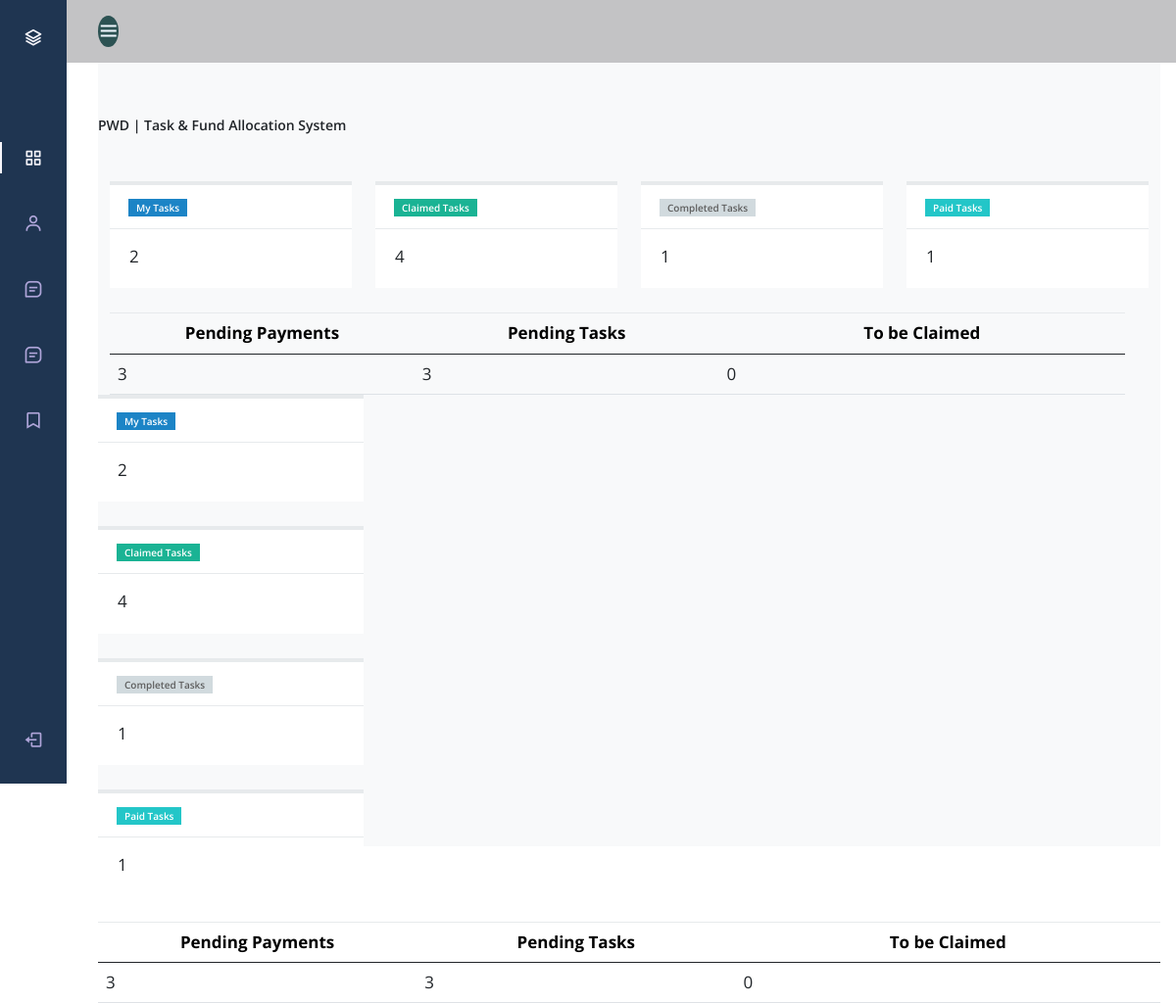
Page /manage_task.php (signed in) on the committed database.
### tables this page shows
CREATE TABLE `mytasks` (
  `id` int(11) NOT NULL,
  `task_id` int(11) NOT NULL,
  `user_id` int(11) NOT NULL,
  `application_status` int(11) NOT NULL,
  `completion_status` int(11) NOT NULL,
  `payment_status` int(11) NOT NULL
);

### menu.php (the view)
    <div class="l-navbar" id="nav-bar" style="font-size:large;">
        <nav class="nav">
            <div> <a href="#" class="nav_logo"> <i class='bx bx-layer nav_logo-icon'></i> <span class="nav_logo-name">Profile, <?php echo $user['username']; ?></span>
                <div class="nav_list"> <a href="dashboard.php" class="nav_link active"> <i class='bx bx-grid-alt nav_icon'></i> <span class="nav_name">Dashboard</span> </a> <a href="manage_tasks.php" class="nav_link"> <i class='bx bx-user nav_icon'></i> <span class="nav_name">Tasks</span> </a> <a href="allocated_funds.php" class="nav_link"> <i class='bx bx-message-square-detail nav_icon'></i> <span class="nav_name">Payments</span> </a>
<a href="mytasks.php" class="nav_link"> <i class='bx bx-message-square-detail nav_icon'></i> <span class="nav_name">My Tasks</span> </a>
                    <a href="update_profile.php" class="nav_link"> <i class='bx bx-bookmark nav_icon'></i> <span class="nav_name">Settings</span> </a>  </div>
            </div> <a href="logout.php" class="nav_link"> <i class='bx bx-log-out nav_icon'></i> <span class="nav_name">SignOut</span> </a>
        </nav>
    </div>
<div class="height-100 bg-light"><br><br>
        <h4>PWD | Task & Fund Allocation System</h4>

### manage_task.php (shortened to what this page needs)
<?php include 'head.php'?>
<!DOCTYPE html>
<html>
<head>
    <link href="font-awesome/css/font-awesome.css" rel="stylesheet">
    <link href="css3/plugins/morris/morris-0.4.3.min.css" rel="stylesheet">
    <link href="js3/plugins/gritter/jquery.gritter.css" rel="stylesheet">
    <link href="css3/animate.css" rel="stylesheet">
    <link href="css3/style.css" rel="stylesheet">
</head>
 <body>
    <?php include 'header.php'?>
    <?php include 'menu.php'?>
   <div class="container mt-5">
        <div class="row">
                <?php
                  $sql = "SELECT * FROM mytasks WHERE user_id = " . $_SESSION['user_id'];
                  $que = mysqli_query($conn,$sql);
                  while ($result = mysqli_fetch_assoc($que)) {
                  ?>
                        <div class="col-lg-3">
                        <div class="ibox float-e-margins">
                            <div class="ibox-title">
                              <h5><span class="label label-success pull-right">My Tasks</span>
</h5>
                            </div>
                            <div class="ibox-content">
                               <?php
                                $query = "SELECT * FROM mytasks WHERE user_id = " . $_SESSION['user_id'];
                                $team = mysqli_query($conn, $query);
                                if ($team)
                                {
                                 $row_teams = mysqli_num_rows($team);
                                }
                                ?>
                                <?php  echo $row_teams;   ?>
                          </div>
                        </div>
                    </div>
<div class="col-lg-3">
                        <div class="ibox float-e-margins">
                            <div class="ibox-title">
                              <h5><span class="label label-primary pull-right">Claimed Tasks</span>
</h5>
                            </div>
                            <div class="ibox-content">
                                 <?php
                                $query = "SELECT * FROM mytasks WHERE application_status = 1";
                                $team = mysqli_query($conn, $query);
                                if ($team)
                                {
                                 $row_teams = mysqli_num_rows($team);
                                }
                                ?>
                                <?php  echo $row_teams;   ?>
                          </div>
                        </div>
                    </div>
                                             <div class="col-lg-3">
                        <div class="ibox float-e-margins">
                            <div class="ibox-title">
                              <h5><span class="label label-secondary pull-right">Completed Tasks</span>
</h5>
                            </div>
                                <div class="ibox-content">
                                   <?php
                                $query = "SELECT * FROM mytasks WHERE completion_status = 1";
                                $team = mysqli_query($conn, $query);
                                if ($team)
                                {
                                 $row_teams = mysqli_num_rows($team);
                                }
                                ?>
                                <?php  echo $row_teams;   ?>
                              </div>
                        </div>
                    </div>
                    <div class="col-lg-3">
                        <div class="ibox float-e-margins">
                            <div class="ibox-title">
                              <h5><span class="label label-info pull-right">Paid Tasks</span>
</h5>
                            </div>
                          <div class="ibox-content">
                                <?php
                                $query = "SELECT * FROM mytasks WHERE payment_status = 1";
                                $team = mysqli_query($conn, $query);
                                if ($team)
                                {
                                 $row_teams = mysqli_num_rows($team);
                                }
                                ?>
                                <?php  echo $row_teams;   ?>
                             </div>
                        </div>
                    </div>
        <div class="row">
                    <div class="col-lg-12">
                        <table class="table table-hover no-margins">
                            <thead>
                                <tr>
                                    <th width="30%">
                                        <div align="center"><span class="style1">Pending Payments</span></div>
                                    </th>
                                    <th width="30%">
                                        <div align="center"><span class="style1">Pending Tasks</span></div>
                                    </th>
                                    <th width="63%">
                                        <div align="center"><span class="style1">To be Claimed</span></div>
                                    </th>
                                </tr>
                            </thead>
                            <tbody>
                        <tr>
                       <td>
                         <?php
                                $query = "SELECT * FROM mytasks WHERE payment_status = 0";
                                $team = mysqli_query($conn, $query);
                                if ($team)
                                {
                                 $row_teams = mysqli_num_rows($team);
                                }
                                ?>
                                <?php  echo $row_teams;   ?>
                     </td>
                      <td>
                         <?php
                                $query = "SELECT * FROM mytasks WHERE completion_status = 0";
                                $team = mysqli_query($conn, $query);
                                if ($team)
                                {
                                 $row_teams = mysqli_num_rows($team);
                                }
                                ?>
                                <?php  echo $row_teams;   ?>
                     </td>
                         <td>
                         <?php
                                $query = "SELECT * FROM mytasks WHERE application_status = 0";
                                $team = mysqli_query($conn, $query);
                                if ($team)
                                {
                                 $row_teams = mysqli_num_rows($team);
                                }
                                ?>
                                <?php  echo $row_teams;   ?>
                        </td>
                    </tr>
                            </tbody>
                        </table>
                    </div>
                </div>
            </div>
        </div>
             <?php
                }
              ?>
</body>
</html>

### css1/menubar.css (style rules this page uses)
:root { --header-height: 3rem; --nav-width: 68px; --first-color: #4723D9; --first-color-light: #AFA5D9; --white-color: #F7F6FB; --body-font: 'Nunito', sans-serif; --normal-font-size: 1rem; --z-fixed: 100 }
body { position: relative; margin: var(--header-height) 0 0 0; padding: 0 1rem; font-family: var(--body-font); font-size: var(--normal-font-size); transition: .5s }
a { text-decoration: none }
.l-navbar { position: fixed; top: 0; left: -30%; width: var(--nav-width); height: 100vh; background-color: #1f3551; padding: .5rem 1rem 0 0; transition: .5s; z-index: var(--z-fixed) }
.nav { height: 100%; display: flex; flex-direction: column; justify-content: space-between; overflow: hidden }
.nav_logo, .nav_link { display: grid; grid-template-columns: max-content max-content; align-items: center; column-gap: 1rem; padding: .5rem 0 .5rem 1.5rem }
.nav_logo { margin-bottom: 2rem }
.nav_logo-icon { font-size: 1.25rem; color: var(--white-color) }
.nav_link { position: relative; color: var(--first-color-light); margin-bottom: 1.5rem; transition: .3s }
.nav_icon { font-size: 1.25rem }
.active { color: var(--white-color) }
.active::before { content: ''; position: absolute; left: 0; width: 2px; height: 32px; background-color: var(--white-color) }
.height-100 { height: 100vh }
@media screen and (min-width: 768px) { body { margin: calc(var(--header-height) + 1rem) 0 0 0; padding-left: calc(var(--nav-width) + 2rem) } }
@media screen and (min-width: 768px) { .l-navbar { left: 0; padding: 1rem 1rem 0 0 } }

### manage_task.php (style rules this page uses)
.style1 { color: #000000 }

### rows in the picture
mytasks: row_teams "2", row_teams "4", row_teams "1", row_teams "3", row_teams "0"
mytasks: row_teams "2", row_teams "4", row_teams "1", row_teams "3", row_teams "0"
